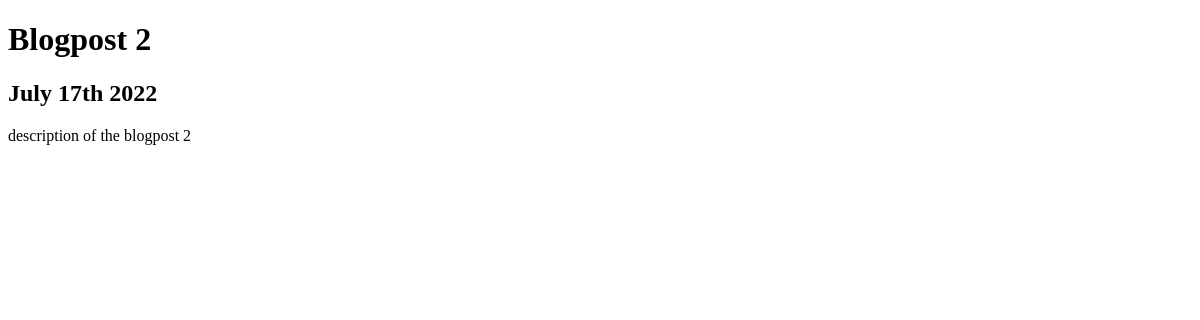
The app's page /blog/2, older data.
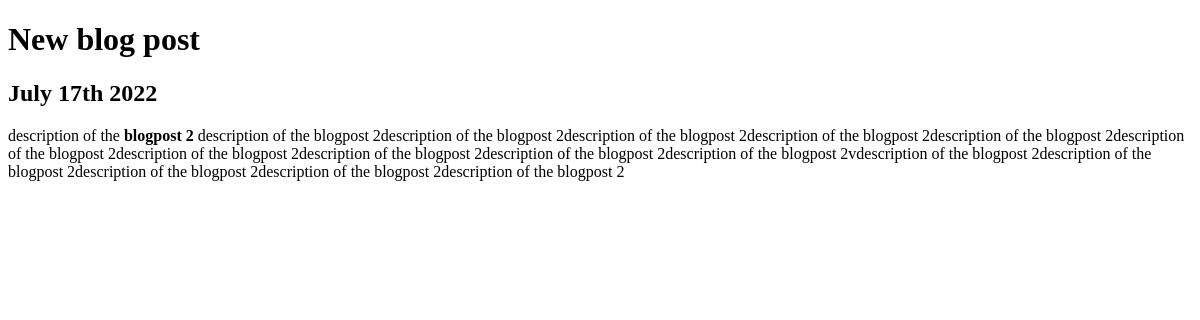
The same page, newer data.
### blogpost/models.py (models this page shows, shortened)
class BlogPost(models.Model):
    title = models.CharField(max_length=200)
    description = models.TextField()
    date = models.DateField()

### blogpost/views.py (the view)
# urls.py: path('<int:blog_id>', views.details, name='details')
def details(request, blog_id):
    blog = get_object_or_404(BlogPost,pk=blog_id)
    return render(request, 'blogpost/details.html', {'blog': blog})

### blogpost/templates/blogpost/details.html (shortened to what this page needs)
<!DOCTYPE html>
<html lang="en">
<head>
</head>
<body>
<h1>{{ blog.title }}</h1>
<h2>{{ blog.date | date:'F jS Y' }}</h2>
<p>{{ blog.description | safe}}</p>
</body>
</html>

Row changes from the older to the newer data that the page shows:
changed BlogPost: title "Blogpost 2" → "New blog post"; description "description of the blogpost 2" → "description of the blogpost 2 description of the blogpost 2description of the blogpost 2description of the blogpost 2description of the blogpost 2description of the blogpost 2description of the blogpost 2description of the blogpost 2description of the blogpost 2description of the blogpost 2description of the blogpost 2vdescription of the blogpost 2description of the blogpost 2description of the blogpost 2description of the blogpost 2description of the blogpost 2"
